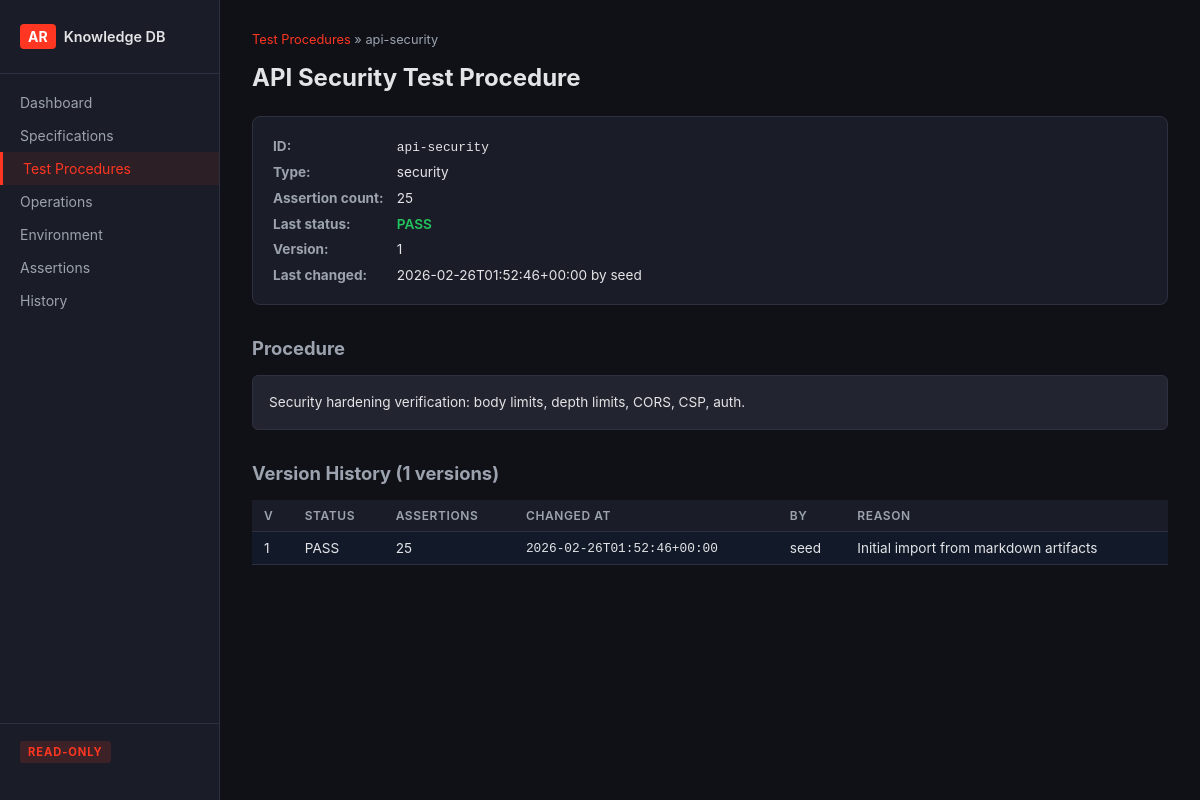
Page /tests/api-security on the committed database.
### tables this page shows
CREATE TABLE test_procedures (
    rowid INTEGER PRIMARY KEY AUTOINCREMENT,
    id TEXT NOT NULL,
    version INTEGER NOT NULL,
    title TEXT NOT NULL,
    type TEXT,
    content TEXT,
    assertion_count INTEGER,
    last_execution_status TEXT,
    last_executed_at TEXT,
    changed_by TEXT NOT NULL,
    changed_at TEXT NOT NULL,
    change_reason TEXT NOT NULL,
    UNIQUE(id, version)
);

### app.py (the view)
@app.get("/tests/{proc_id}", response_class=HTMLResponse)
async def test_detail(request: Request, proc_id: str):
    proc = db.get_test_procedure(proc_id)
    if not proc:
        return HTMLResponse("<h1>Test procedure not found</h1>", status_code=404)
    history = db.get_test_procedure_history(proc_id)
    return templates.TemplateResponse("test_detail.html", {
        "request": request,
        "proc": proc,
        "history": history,
    })

### templates/test_detail.html (shortened to what this page needs)
{% extends "base.html" %}
{% block content %}
<div class="breadcrumbs">
    <a href="/tests">Test Procedures</a> &raquo; {{ proc.id }}
</div>
<h1>{{ proc.title }}</h1>
<div class="detail-grid">
    <div class="detail-row"><strong>ID:</strong> <span class="mono">{{ proc.id }}</span></div>
    <div class="detail-row"><strong>Type:</strong> {{ proc.type or '—' }}</div>
    <div class="detail-row"><strong>Assertion count:</strong> {{ proc.assertion_count or 0 }}</div>
    <div class="detail-row"><strong>Last status:</strong>
        {% if proc.last_execution_status %}
        <span class="{{ 'pass' if proc.last_execution_status == 'PASS' else 'fail' }}">
            {{ proc.last_execution_status }}
        </span>
        {% else %}—{% endif %}
    </div>
    <div class="detail-row"><strong>Version:</strong> {{ proc.version }}</div>
    <div class="detail-row"><strong>Last changed:</strong> {{ proc.changed_at }} by {{ proc.changed_by }}</div>
</div>
{% if proc.content %}
<h2>Procedure</h2>
<div class="description-box">{{ proc.content }}</div>
{% endif %}
<h2>Version History ({{ history|length }} versions)</h2>
<table>
    <thead>
        <tr><th>v</th><th>Status</th><th>Assertions</th><th>Changed at</th><th>By</th><th>Reason</th></tr>
    </thead>
    <tbody>
        {% for h in history %}
        <tr {% if h.version == proc.version %}class="current-version"{% endif %}>
            <td>{{ h.version }}</td>
            <td>{{ h.last_execution_status or '—' }}</td>
            <td>{{ h.assertion_count or 0 }}</td>
            <td class="mono">{{ h.changed_at }}</td>
            <td>{{ h.changed_by }}</td>
            <td>{{ h.change_reason }}</td>
        </tr>
        {% endfor %}
    </tbody>
</table>
{% endblock %}

### static/style.css (style rules this page uses)
:root { --brand: #ff3621; --brand-dark: #cc2b1a; --bg: #0f1117; --bg-card: #1a1d27; --bg-surface: #22252f; --text: #e4e4e7; --text-muted: #9ca3af; --border: #2d3040; --pass: #22c55e; --fail: #ef4444; --verified: #22c55e; --implemented: #3b82f6; --specified: #f59e0b; --retired: #6b7280; --mono: 'Consolas', 'SF Mono', 'Monaco', monospace; }
* { box-sizing: border-box; margin: 0; padding: 0; }
body { font-family: -apple-system, BlinkMacSystemFont, 'Segoe UI', sans-serif; background: var(--bg); color: var(--text); display: flex; min-height: 100vh; }
h1 { font-size: 1.5rem; margin-bottom: 1.5rem; }
h2 { font-size: 1.15rem; margin: 2rem 0 1rem; color: var(--text-muted); }
table { width: 100%; border-collapse: collapse; font-size: 0.85rem; }
th, td { padding: 0.5rem 0.75rem; text-align: left; border-bottom: 1px solid var(--border); }
th { color: var(--text-muted); font-weight: 600; font-size: 0.75rem; text-transform: uppercase; letter-spacing: 0.05em; background: var(--bg-card); position: sticky; top: 0; }
tr.current-version { background: rgba(59, 130, 246, 0.08); }
a { color: var(--brand); text-decoration: none; }
.pass { color: var(--pass); font-weight: 600; }
.mono { font-family: var(--mono); font-size: 0.8rem; }
.breadcrumbs { font-size: 0.8rem; color: var(--text-muted); margin-bottom: 1rem; }
.detail-grid { background: var(--bg-card); border: 1px solid var(--border); border-radius: 8px; padding: 1rem 1.25rem; margin-bottom: 1.5rem; }
.detail-row { padding: 0.3rem 0; font-size: 0.85rem; }
.detail-row strong { color: var(--text-muted); min-width: 120px; display: inline-block; }
.description-box { background: var(--bg-surface); border: 1px solid var(--border); border-radius: 6px; padding: 1rem; font-size: 0.85rem; white-space: pre-wrap; line-height: 1.6; }

### rows in the picture
test_procedures: id "api-security", title "API Security Test Procedure", type "security", assertion_count "25", last_execution_status "PASS", version "1", changed_at "2026-02-26T01:52:46+00:00", changed_by "seed", content "Security hardening verification: body limits, depth limits, CORS, CSP, auth.", change_reason "Initial import from markdown artifacts"

### other values in the picture
{{ history|length }} "1"
